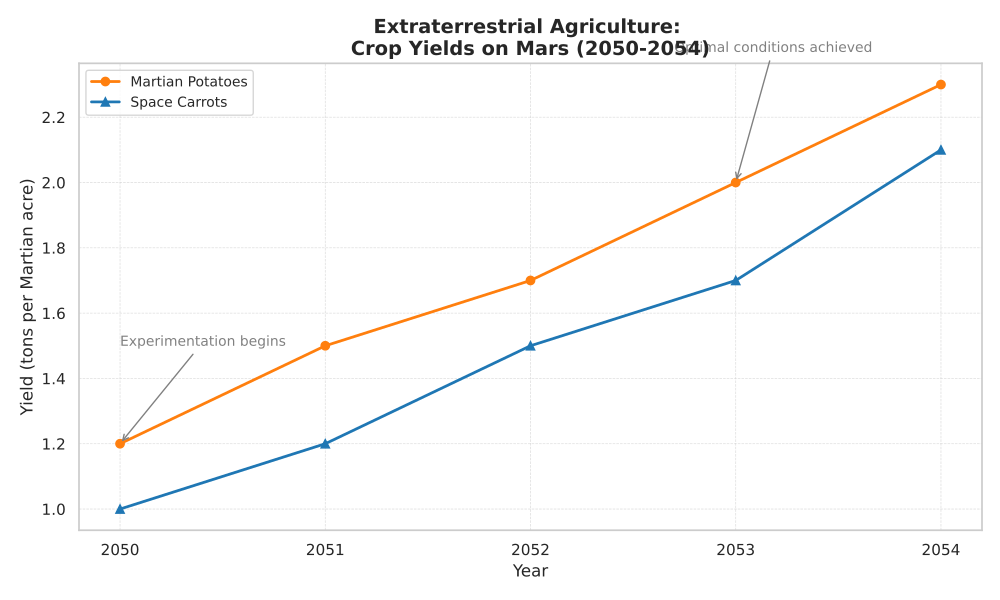

Python code for this plot:
import matplotlib.pyplot as plt
import numpy as np

# Define years and crop yields in tons per Martian acre
years = np.array([2050, 2051, 2052, 2053, 2054])
martian_potatoes = np.array([1.2, 1.5, 1.7, 2.0, 2.3])
space_carrots = np.array([1.0, 1.2, 1.5, 1.7, 2.1])

# Create the plot
plt.figure(figsize=(10, 6))

# Plot each crop type
plt.plot(years, martian_potatoes, marker='o', linestyle='-', linewidth=2, color='tab:orange', label='Martian Potatoes')
plt.plot(years, space_carrots, marker='^', linestyle='-', linewidth=2, color='tab:blue', label='Space Carrots')

# Title and labels
plt.title('Extraterrestrial Agriculture: \nCrop Yields on Mars (2050-2054)', fontsize=14, fontweight='bold')
plt.xlabel('Year', fontsize=12)
plt.ylabel('Yield (tons per Martian acre)', fontsize=12)

# Ticks and grid
plt.xticks(years)
plt.grid(True, linestyle='--', linewidth=0.5, alpha=0.7)

# Legend
plt.legend(loc='upper left', fontsize=10)

# Annotations
plt.annotate('Experimentation begins', xy=(2050, 1.2), xytext=(2050, 1.5),
             arrowprops=dict(arrowstyle='->', color='gray'), fontsize=10, color='gray')

plt.annotate('Optimal conditions achieved', xy=(2053, 2.0), xytext=(2052.7, 2.4),
             arrowprops=dict(arrowstyle='->', color='gray'), fontsize=10, color='gray')

# Automatically adjust layout to avoid overlapping
plt.tight_layout()

# Display the plot
plt.show()
